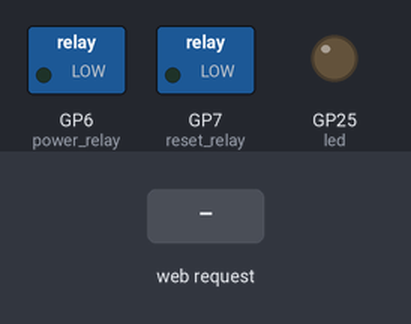
This program was run on a simulated Raspberry Pi Pico running MicroPython. Shown: switched loads named in the program (green lamp = pin HIGH), output pins drawn as LEDs (lit = HIGH). Inputs (shaded band) come from the test bench. WiFi joins after 1.5 s; what the program prints to the serial console is not drawn.

Above: at 3.2 s.
3.3 s: HTTP request GET /power received
At 3.42 s:
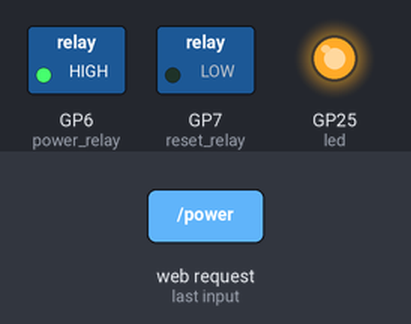
5.0 s: HTTP request GET /reset received
At 5.12 s:
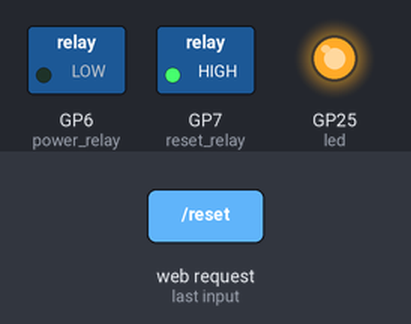
Timing chart, 0 to 8.0 s (numbered marks = the images above; inputs shaded):
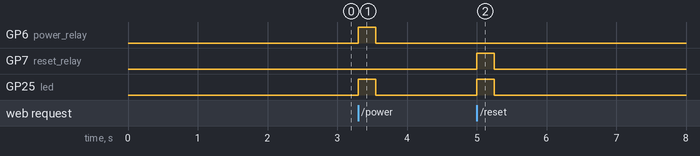

The program:

PicoPanel.py
```python
import network
import socket
from machine import Pin
import time


PULSE_DURATION = 0.25
MAX_PULSE = 45.0
LED_PIN = "LED"


power_relay = Pin(6, Pin.OUT, value=0)
reset_relay = Pin(7, Pin.OUT, value=0)


SSID = "YOUR_SSID" # <- CHANGE THIS TO YOUR WIFI SSID NAME, IN QUOTES
PASSWORD = "YOUR_WIFI_PASSWORD" # <- CHANGE THIS TO YOUR WIFI PASSWORD, IN QUOTES


html_template = """<!DOCTYPE html>
<html>
<head>
    <title>PicoPanel</title>
    <meta name="viewport" content="width=device-width, initial-scale=1.0">
    <style>
        :root {{
            --primary: #4361ee;
            --danger: #f72585;
            --success: #4cc9f0;
            --dark: #2b2d42;
            --light: #f8f9fa;
        }}

        * {{
            box-sizing: border-box;
            margin: 0;
            padding: 0;
            font-family: 'Segoe UI', Tahoma, Geneva, Verdana, sans-serif;
        }}

        body {{
            background: linear-gradient(135deg, #f5f7fa 0%, #c3cfe2 100%);
            min-height: 100vh;
            padding: 2rem;
        }}

        .container {{
            max-width: 800px;
            margin: 0 auto;
            background: white;
            border-radius: 20px;
            box-shadow: 0 10px 30px rgba(0,0,0,0.1);
            overflow: hidden;
        }}

        header {{
            background: var(--dark);
            color: white;
            padding: 1.5rem;
            text-align: center;
        }}

        h1 {{
            font-weight: 300;
            letter-spacing: 1px;
        }}

        .panel {{
            padding: 2rem;
            border-bottom: 1px solid #eee;
        }}

        .panel-title {{
            color: var(--primary);
            margin-bottom: 1.5rem;
            display: flex;
            align-items: center;
            gap: 10px;
        }}

        .btn-group {{
            display: flex;
            gap: 15px;
            flex-wrap: wrap;
            margin-bottom: 1.5rem;
        }}

        .btn {{
            display: inline-flex;
            align-items: center;
            justify-content: center;
            padding: 12px 24px;
            border: none;
            border-radius: 50px;
            font-size: 16px;
            font-weight: 600;
            cursor: pointer;
            transition: all 0.3s ease;
            gap: 8px;
            min-width: 180px;
        }}

        .btn:hover {{
            transform: translateY(-2px);
            box-shadow: 0 5px 15px rgba(0,0,0,0.1);
        }}

        .btn:active {{
            transform: translateY(0);
        }}

        .btn-power {{
            background: var(--danger);
            color: white;
        }}

        .btn-reset {{
            background: var(--primary);
            color: white;
        }}

        .btn-save {{
            background: var(--success);
            color: white;
        }}

        .form-group {{
            display: flex;
            align-items: center;
            margin-bottom: 1.5rem;
        }}

        input[type="number"] {{
            padding: 12px 15px;
            border: 2px solid #ddd;
            border-radius: 50px;
            font-size: 16px;
            transition: all 0.3s;
            width: 100px;
        }}

        input[type="number"]:focus {{
            border-color: var(--primary);
            outline: none;
            box-shadow: 0 0 0 3px rgba(67, 97, 238, 0.2);
        }}

        .status-card {{
            background: #f8f9fa;
            padding: 1rem;
            border-radius: 10px;
            margin-top: 1.5rem;
        }}

        .pulse-display {{
            font-size: 1.2rem;
            font-weight: 700;
            color: var(--primary);
        }}

        @media (max-width: 600px) {{
            .btn-group {{
                flex-direction: column;
            }}

            .btn {{
                width: 100%;
            }}
        }}

        @keyframes pulse {{
            0% {{ transform: scale(1); }}
            50% {{ transform: scale(1.05); }}
            100% {{ transform: scale(1); }}
        }}

        .pulse {{
            animation: pulse 0.5s ease;
        }}
    </style>
</head>
<body>
    <div class="container">
        <header>
            <h1>PicoPanel Control Center</h1>
        </header>

        <div class="panel">
            <h2 class="panel-title">Quick Actions</h2>

            <div class="btn-group">
                <form action="/power" class="pulse-form">
                    <button type="submit" class="btn btn-power">Power ({0}s)</button>
                </form>

                <form action="/reset" class="pulse-form">
                    <button type="submit" class="btn btn-reset">Reset ({0}s)</button>
                </form>
            </div>
        </div>

        <div class="panel">
            <h2 class="panel-title">Pulse Settings</h2>

            <form action="/set_pulse" method="get">
                <div class="form-group">
                    <input type="number" name="duration" step="0.1" min="0.1" max="{1}" value="{0}" required>
                    <button type="submit" class="btn btn-save">Set Duration</button>
                </div>
            </form>

            <div class="status-card">
                Current pulse duration: <span class="pulse-display">{0} seconds</span>
                <div><small>Relay will activate for this duration when triggered</small></div>
            </div>
        </div>
    </div>

    <script>
        document.querySelectorAll('.pulse-form').forEach(form => {{
            form.addEventListener('submit', function() {{
                this.querySelector('button').classList.add('pulse');
                setTimeout(() => {{
                    this.querySelector('button').classList.remove('pulse');
                }}, 500);
            }});
        }});
    </script>
</body>
</html>
"""


wlan = network.WLAN(network.STA_IF)
wlan.active(True)
wlan.connect(SSID, PASSWORD)

print("Connecting to Wi-Fi...")
while not wlan.isconnected():
    time.sleep(1)
    print(".", end="")

ip_address = wlan.ifconfig()[0]
print("\nConnected to Wi-Fi!")
print(f"Web server IP: http://{ip_address}")

def pulse_led(duration):
    """Visual feedback with onboard LED"""
    led = Pin(LED_PIN, Pin.OUT)
    led.on()
    time.sleep(duration)
    led.off()

def activate_relay(relay, duration):
    """Activate relay for specified duration (active LOW)"""
    relay.value(1)  # Turn relay ON
    pulse_led(duration)
    relay.value(0)  # Turn relay OFF

def handle_request(client):
    global PULSE_DURATION
    request = client.recv(1024).decode()

    if "GET /power" in request:
        activate_relay(power_relay, PULSE_DURATION)
    elif "GET /reset" in request:
        activate_relay(reset_relay, PULSE_DURATION)
    elif "GET /set_pulse?" in request:
        try:
            new_duration = float(request.split('duration=')[1].split(' ')[0])
            if 0.1 <= new_duration <= MAX_PULSE:
                PULSE_DURATION = new_duration
        except:
            pass

    html = html_template.format(PULSE_DURATION, MAX_PULSE)
    client.send("HTTP/1.1 200 OK\r\nContent-Type: text/html\r\n\r\n")
    client.send(html)
    client.close()


server = socket.socket(socket.AF_INET, socket.SOCK_STREAM)
server.bind(('0.0.0.0', 80))
server.listen(5)

print(f"Server running! Open http://{ip_address} in your browser.")
try:
    while True:
        client, addr = server.accept()
        handle_request(client)
except KeyboardInterrupt:
    print("\nServer stopped")
    server.close()
```

Measured:
- after the input at 3.3 s, GP6 (power_relay), GP25 (led): LOW → HIGH at once, → LOW 0.25 s later
- after the input at 5.0 s, GP7 (reset_relay), GP25 (led): LOW → HIGH at once, → LOW 0.25 s later
